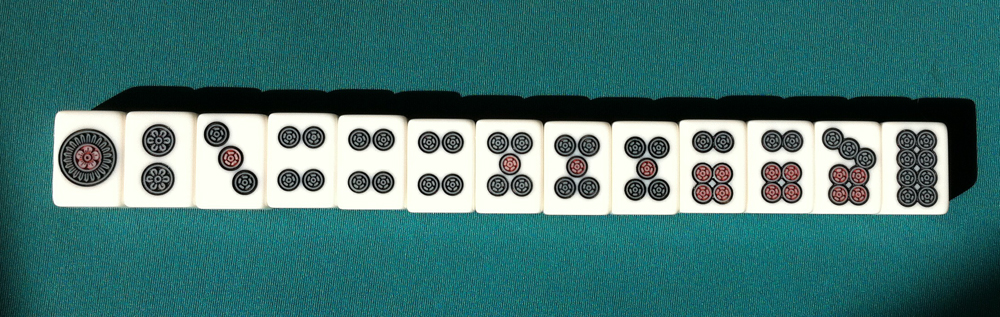
#> input picture data/2.jpg, 1000 x 317 px
$ python scan-line.py data/2.jpg
#> lines starting #> are read from the running program, lines starting #| are printed output that depends on the picture
#!/usr/bin/env python2
# -*- coding: UTF-8 -*-
# File: scan-line.py
# Author: Yuxin Wu <ppwwyyxx@gmail.com>

import cv2
import sys
im = cv2.imread(sys.argv[1])
#> im is the input picture: shape (317, 1000, 3); mean B, G, R 116.1, 118.1, 69.9

im = cv2.resize(im, (0,0), im, 1, 1.33333 / 1.7)
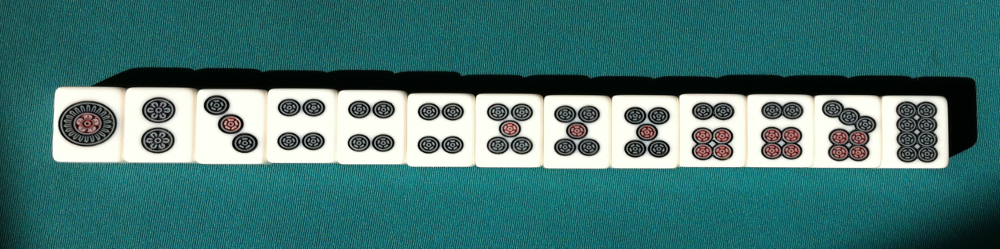
#> im: shape (249, 1000, 3); mean B, G, R 115.9, 118, 69.7
#cv2.imshow("", im)
#cv2.waitKey()
#sys.exit()

step = 2    #pixel
width = im.shape[0] / 1.1
#> width = 226.4

import os
import shutil
try:
    shutil.rmtree('tmp')
    os.mkdir('tmp')
except:
    pass

padx = int(0.08 * im.shape[0])
#> padx = 19
pady = int(0.16 * im.shape[0])
#> pady = 39

left = 0
right = width
#> right = 226.4
while True:
#> (the run stopped early here; a loop or call above may not have finished)

$ run again, on data/5.jpg
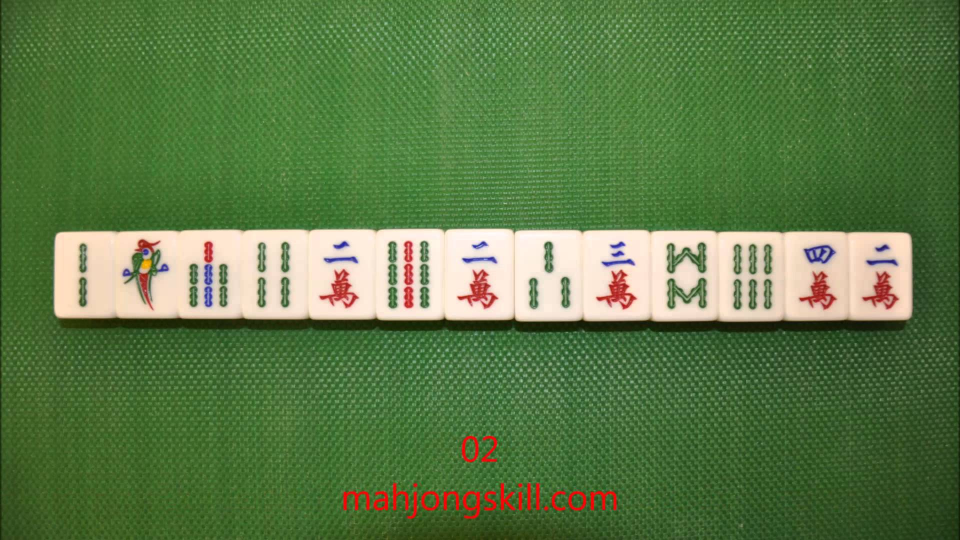
#> input picture data/5.jpg, 1920 x 1080 px (shown at 1/2 size)
#> im is the input picture: shape (1080, 1920, 3); mean B, G, R 70.1, 121.3, 90.8
#> `im = cv2.resize(im, (0,0), im, 1, 1.33333 / 1.7)`:
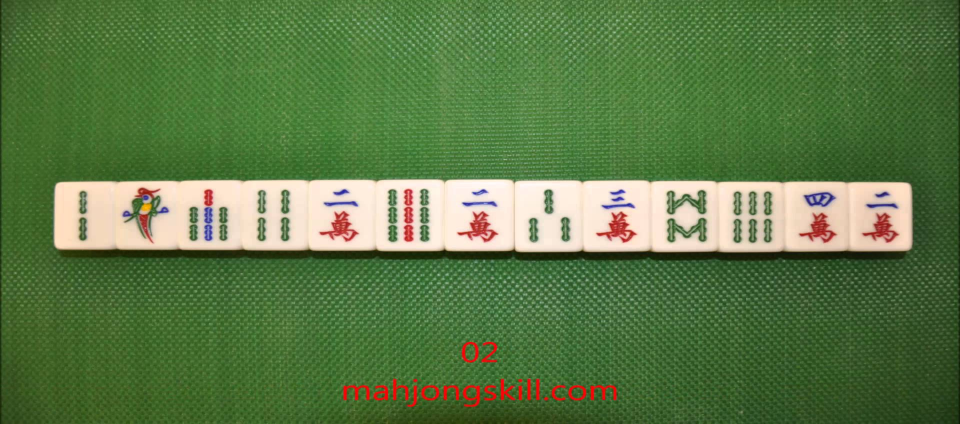
#> im: shape (847, 1920, 3) (shown at 1/2 size); mean B, G, R 70, 121.2, 90.7

$ run again, on data/6.jpg
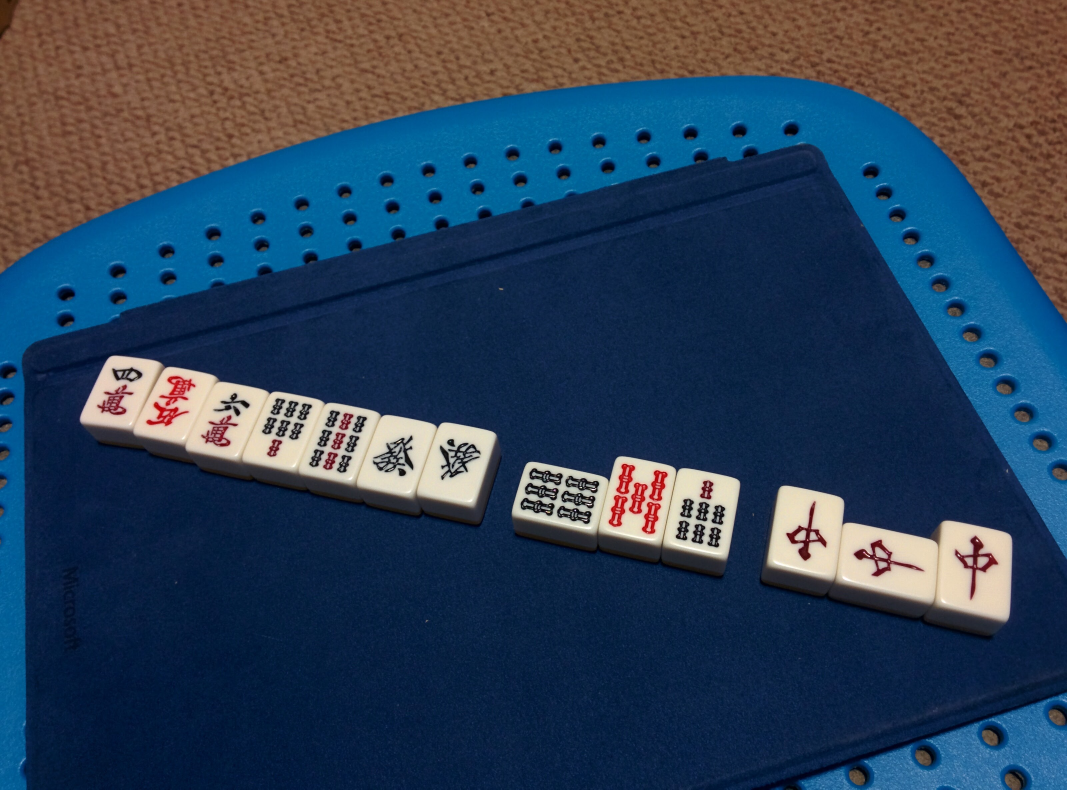
#> input picture data/6.jpg, 3200 x 2368 px (shown at 1/3 size)
#> im is the input picture: shape (2368, 3200, 3); mean B, G, R 86.5, 64.1, 44.6
#> `im = cv2.resize(im, (0,0), im, 1, 1.33333 / 1.7)`:
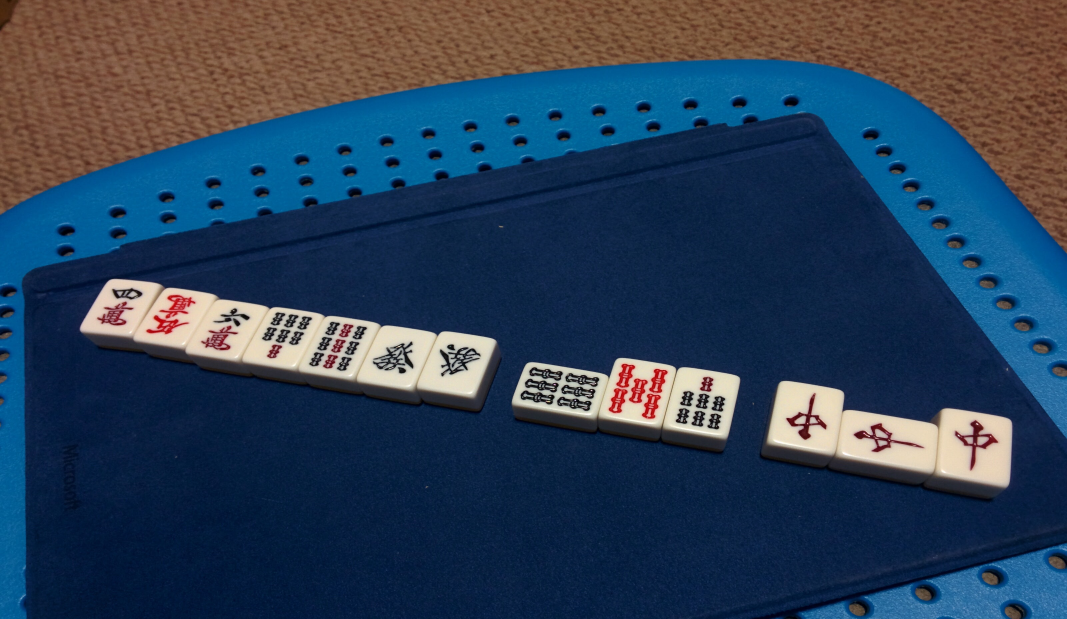
#> im: shape (1857, 3200, 3) (shown at 1/3 size); mean B, G, R 86.4, 64, 44.5

$ run again, on data/1.png
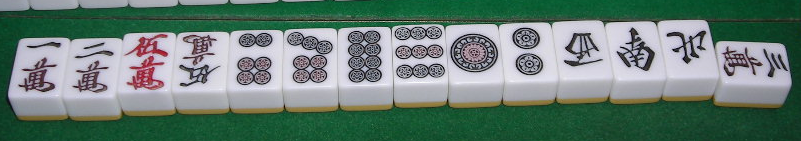
#> input picture data/1.png, 801 x 141 px
#> im is the input picture: shape (141, 801, 3); mean B, G, R 117.5, 127, 104.5
#> `im = cv2.resize(im, (0,0), im, 1, 1.33333 / 1.7)`:
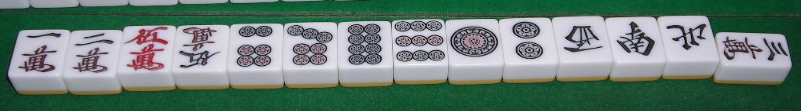
#> im: shape (111, 801, 3); mean B, G, R 117.1, 126.7, 104.1
